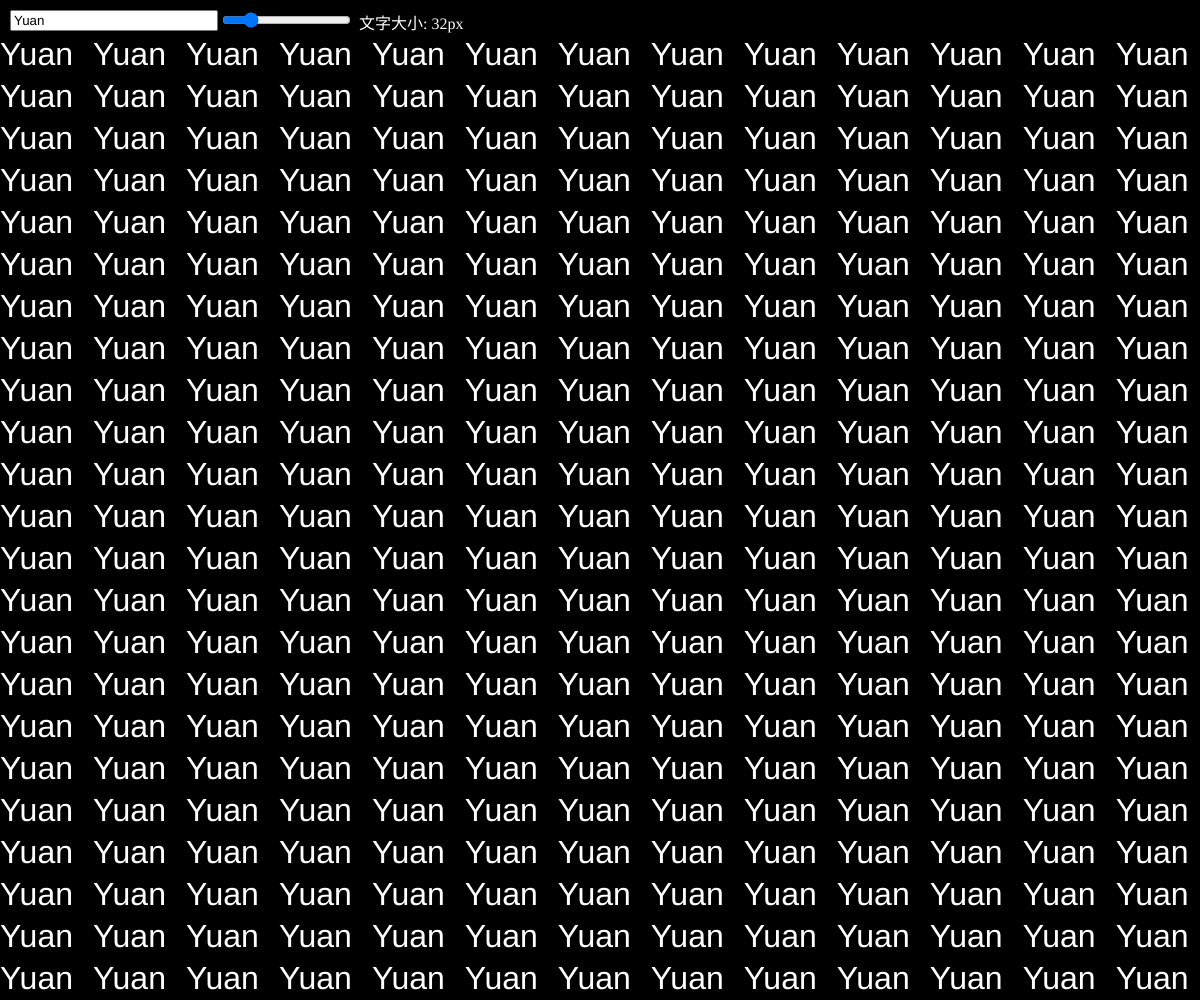
Frame 1 (no input)
Frame 60 (no input): identical to frame 1, image omitted
Frame 120 (the mouse pressed at the canvas centre since frame 60): identical to frame 1, image omitted

The p5.js sketch that drew this single still picture (run headless with seeded random() and noise() and a simulated clock; from frame 60 on, the mouse is pressed at the canvas centre):

// p5.js sketch
// ── sketch.js
let input;
let slider;
let sliderLabel;
let button;
let isBouncing = false;

function setup() {
  createCanvas(windowWidth, windowHeight);
  input = createInput();
  input.position(10, 10);
  input.size(200);
  input.value('Yuan');
  
  slider = createSlider(28, 50, 32);
  slider.position(input.x + input.width + 10, 10);
  
  sliderLabel = createDiv('文字大小: ' + slider.value() + 'px');
  sliderLabel.position(slider.x + slider.width + 10, 10);
  sliderLabel.style('color', 'white');
  
  button = createButton('跳動');
  button.position(sliderLabel.x + sliderLabel.width + 10, 10);
  button.mousePressed(toggleBounce);
}

function draw() {
  background(0); // 設置背景顏色為黑色
  fill(0); // 設置文字顏色為黑色
  rect(0, 0, width, 40); // 清空滑桿那一行的背景
  fill(255); // 設置文字顏色為白色
  let textValue = input.value();
  let textSizeValue = slider.value();
  textAlign(LEFT, TOP);
  textSize(textSizeValue);
  
  sliderLabel.html('文字大小: ' + textSizeValue + 'px');
  
  let y = 40; // 從40開始，避免覆蓋滑桿那一行
  while (y < height) {
    let x = 0;
    while (x < width) {
      let offset = isBouncing ? sin(frameCount * 0.1 + x * 0.05) * 10 : 0;
      text(textValue, x, y + offset);
      x += textWidth(textValue) + 20; // 每行之間的間距
    }
    y += textSizeValue + 10; // 每行之間的間距
  }
}

function toggleBounce() {
  isBouncing = !isBouncing;
}

function windowResized() {
  resizeCanvas(windowWidth, windowHeight);
}
